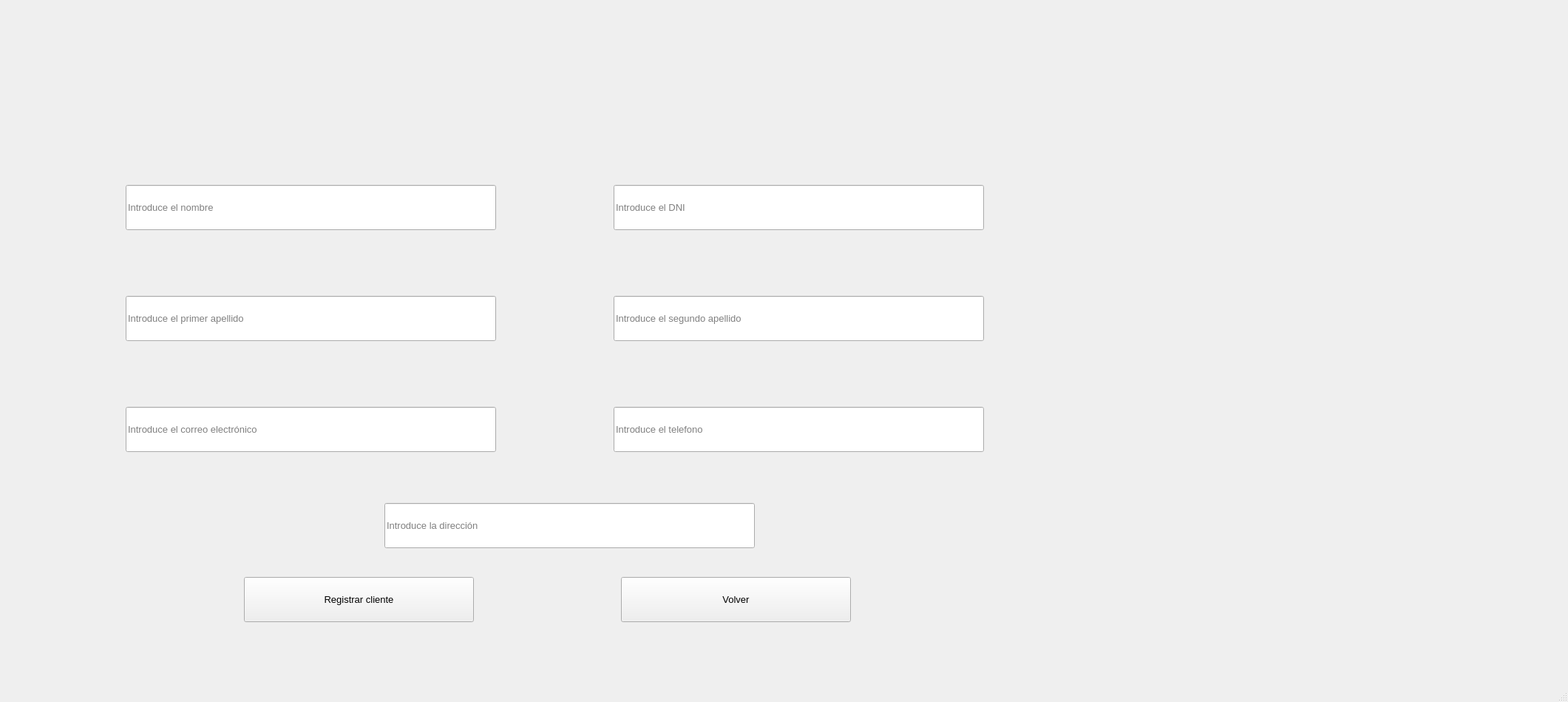
<?xml version="1.0" encoding="UTF-8"?>
<ui version="4.0">
 <class>MainWindow</class>
 <widget class="QMainWindow" name="MainWindow">
  <property name="geometry">
   <rect>
    <x>0</x>
    <y>0</y>
    <width>2121</width>
    <height>949</height>
   </rect>
  </property>
  <property name="windowTitle">
   <string>MainWindow</string>
  </property>
  <widget class="QWidget" name="centralwidget">
   <widget class="QWidget" name="imagen" native="true">
    <property name="geometry">
     <rect>
      <x>1480</x>
      <y>40</y>
      <width>411</width>
      <height>651</height>
     </rect>
    </property>
   </widget>
   <widget class="QLineEdit" name="Nombre">
    <property name="geometry">
     <rect>
      <x>170</x>
      <y>250</y>
      <width>501</width>
      <height>61</height>
     </rect>
    </property>
    <property name="font">
     <font>
      <family>Segoe UI</family>
      <pointsize>10</pointsize>
     </font>
    </property>
    <property name="inputMask">
     <string/>
    </property>
    <property name="text">
     <string/>
    </property>
    <property name="placeholderText">
     <string>Introduce el nombre</string>
    </property>
   </widget>
   <widget class="QLineEdit" name="DNI">
    <property name="geometry">
     <rect>
      <x>830</x>
      <y>250</y>
      <width>501</width>
      <height>61</height>
     </rect>
    </property>
    <property name="font">
     <font>
      <family>Segoe UI</family>
      <pointsize>10</pointsize>
     </font>
    </property>
    <property name="inputMask">
     <string/>
    </property>
    <property name="text">
     <string/>
    </property>
    <property name="placeholderText">
     <string>Introduce el DNI</string>
    </property>
   </widget>
   <widget class="QLineEdit" name="Apellido1">
    <property name="geometry">
     <rect>
      <x>170</x>
      <y>400</y>
      <width>501</width>
      <height>61</height>
     </rect>
    </property>
    <property name="font">
     <font>
      <family>Segoe UI</family>
      <pointsize>10</pointsize>
     </font>
    </property>
    <property name="inputMask">
     <string/>
    </property>
    <property name="text">
     <string/>
    </property>
    <property name="placeholderText">
     <string>Introduce el primer apellido</string>
    </property>
   </widget>
   <widget class="QLineEdit" name="Apellido2">
    <property name="geometry">
     <rect>
      <x>830</x>
      <y>400</y>
      <width>501</width>
      <height>61</height>
     </rect>
    </property>
    <property name="font">
     <font>
      <family>Segoe UI</family>
      <pointsize>10</pointsize>
     </font>
    </property>
    <property name="inputMask">
     <string/>
    </property>
    <property name="text">
     <string/>
    </property>
    <property name="placeholderText">
     <string>Introduce el segundo apellido</string>
    </property>
   </widget>
   <widget class="QLineEdit" name="Correo">
    <property name="geometry">
     <rect>
      <x>170</x>
      <y>550</y>
      <width>501</width>
      <height>61</height>
     </rect>
    </property>
    <property name="font">
     <font>
      <family>Segoe UI</family>
      <pointsize>10</pointsize>
     </font>
    </property>
    <property name="inputMask">
     <string/>
    </property>
    <property name="text">
     <string/>
    </property>
    <property name="placeholderText">
     <string>Introduce el correo electrónico</string>
    </property>
   </widget>
   <widget class="QLineEdit" name="Telefono">
    <property name="geometry">
     <rect>
      <x>830</x>
      <y>550</y>
      <width>501</width>
      <height>61</height>
     </rect>
    </property>
    <property name="font">
     <font>
      <family>Segoe UI</family>
      <pointsize>10</pointsize>
     </font>
    </property>
    <property name="inputMask">
     <string/>
    </property>
    <property name="text">
     <string/>
    </property>
    <property name="placeholderText">
     <string>Introduce el telefono</string>
    </property>
   </widget>
   <widget class="QLineEdit" name="Direccion">
    <property name="geometry">
     <rect>
      <x>520</x>
      <y>680</y>
      <width>501</width>
      <height>61</height>
     </rect>
    </property>
    <property name="font">
     <font>
      <family>Segoe UI</family>
      <pointsize>10</pointsize>
     </font>
    </property>
    <property name="inputMask">
     <string/>
    </property>
    <property name="text">
     <string/>
    </property>
    <property name="placeholderText">
     <string>Introduce la dirección</string>
    </property>
   </widget>
   <widget class="QPushButton" name="btnRegistrar">
    <property name="geometry">
     <rect>
      <x>330</x>
      <y>780</y>
      <width>311</width>
      <height>61</height>
     </rect>
    </property>
    <property name="font">
     <font>
      <family>Segoe UI</family>
      <pointsize>10</pointsize>
     </font>
    </property>
    <property name="text">
     <string>Registrar cliente</string>
    </property>
   </widget>
   <widget class="QPushButton" name="btnVolver">
    <property name="geometry">
     <rect>
      <x>840</x>
      <y>780</y>
      <width>311</width>
      <height>61</height>
     </rect>
    </property>
    <property name="font">
     <font>
      <family>Segoe UI</family>
      <pointsize>10</pointsize>
     </font>
    </property>
    <property name="text">
     <string>Volver</string>
    </property>
   </widget>
  </widget>
  <widget class="QMenuBar" name="menubar">
   <property name="geometry">
    <rect>
     <x>0</x>
     <y>0</y>
     <width>2121</width>
     <height>26</height>
    </rect>
   </property>
  </widget>
  <widget class="QStatusBar" name="statusbar"/>
 </widget>
 <resources/>
 <connections/>
</ui>
